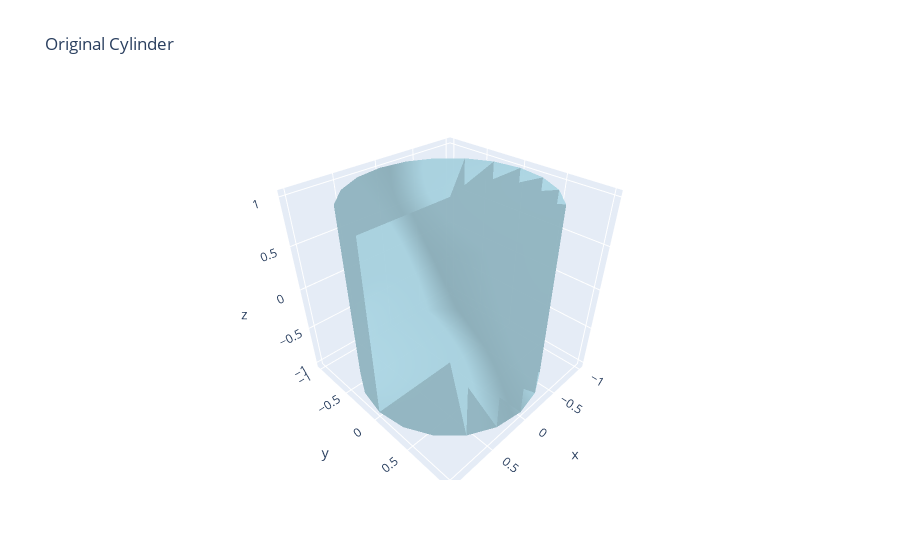

The notebook cell saved with this chart:
### Markdown cell above
## Create and Visualize Cylinder

### Code cell
# Create a cylinder mesh
cylinder = create_cylinder_mesh(radius=1.0, length=2.0, resolution=20)

cylinder = MeshManager(cylinder)
cylinder.print_mesh_analysis()
cylinder.visualize_mesh_3d(title="Original Cylinder", backend="plotly")

### Figure 1 — Plotly figure (JSON) as saved in the notebook; plotly's stock layout.template omitted (floating-point values rounded to 4 significant figures)
{"data": [{"color": "lightblue", "i": [1, 1, 2, 2, 4, 4, 5, 5, 6, 6, 7, 7, 8, 8, 9, 9, 10, 10, 11, 11, 12, 12, 13, 13, 14, 14, 15, 15, 16, 16, 17, 17, 18, 18, 19, 19, 20, 20, 21, 21, 22, 22, 23, 23, 24, 24, 25, 25, 26, 26, 27, 27, 28, 28, 29, 29, 30, 30, 31, 31, 32, 32, 33, 33, 34, 34, 35, 35, 36, 36, 37, 37, 38, 38, 39, 39, 40, 40, 41, 41], "j": [0, 4, 4, 5, 0, 6, 6, 7, 0, 8, 8, 9, 0, 10, 10, 11, 0, 12, 12, 13, 0, 14, 14, 15, 0, 16, 16, 17, 0, 18, 18, 19, 0, 20, 20, 21, 0, 22, 22, 23, 0, 24, 24, 25, 0, 26, 26, 27, 0, 28, 28, 29, 0, 30, 30, 31, 0, 32, 32, 33, 0, 34, 34, 35, 0, 36, 36, 37, 0, 38, 38, 39, 0, 40, 40, 41, 0, 1, 1, 2], "k": [4, 2, 5, 3, 6, 5, 7, 3, 8, 7, 9, 3, 10, 9, 11, 3, 12, 11, 13, 3, 14, 13, 15, 3, 16, 15, 17, 3, 18, 17, 19, 3, 20, 19, 21, 3, 22, 21, 23, 3, 24, 23, 25, 3, 26, 25, 27, 3, 28, 27, 29, 3, 30, 29, 31, 3, 32, 31, 33, 3, 34, 33, 35, 3, 36, 35, 37, 3, 38, 37, 39, 3, 40, 39, 41, 3, 1, 41, 2, 3], "name": "Mesh", "opacity": 0.8, "type": "mesh3d", "x": [0.0, 1.0, 1.0, 0.0, 0.9511, 0.9511, 0.809, 0.809, 0.5878, 0.5878, 0.309, 0.309, 6.123e-17, 6.123e-17, -0.309, -0.309, -0.5878, -0.5878, -0.809, -0.809, -0.9511, -0.9511, -1.0, -1.0, -0.9511, -0.9511, -0.809, -0.809, -0.5878, -0.5878, -0.309, -0.309, -1.837e-16, -1.837e-16, 0.309, 0.309, 0.5878, 0.5878, 0.809, 0.809, 0.9511, 0.9511], "y": [0.0, 0.0, 0.0, 0.0, 0.309, 0.309, 0.5878, 0.5878, 0.809, 0.809, 0.9511, 0.9511, 1.0, 1.0, 0.9511, 0.9511, 0.809, 0.809, 0.5878, 0.5878, 0.309, 0.309, 1.225e-16, 1.225e-16, -0.309, -0.309, -0.5878, -0.5878, -0.809, -0.809, -0.9511, -0.9511, -1.0, -1.0, -0.9511, -0.9511, -0.809, -0.809, -0.5878, -0.5878, -0.309, -0.309], "z": [-1.0, -1.0, 1.0, 1.0, -1.0, 1.0, -1.0, 1.0, -1.0, 1.0, -1.0, 1.0, -1.0, 1.0, -1.0, 1.0, -1.0, 1.0, -1.0, 1.0, -1.0, 1.0, -1.0, 1.0, -1.0, 1.0, -1.0, 1.0, -1.0, 1.0, -1.0, 1.0, -1.0, 1.0, -1.0, 1.0, -1.0, 1.0, -1.0, 1.0, -1.0, 1.0]}], "layout": {"scene": {"aspectmode": "data", "xaxis": {"visible": true}, "yaxis": {"visible": true}, "zaxis": {"visible": true}}, "title": {"text": "Original Cylinder"}}}
